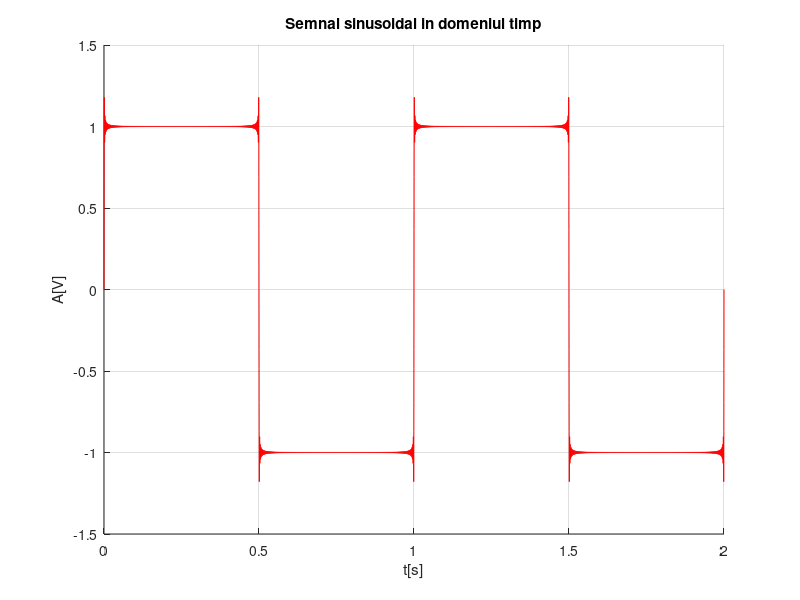
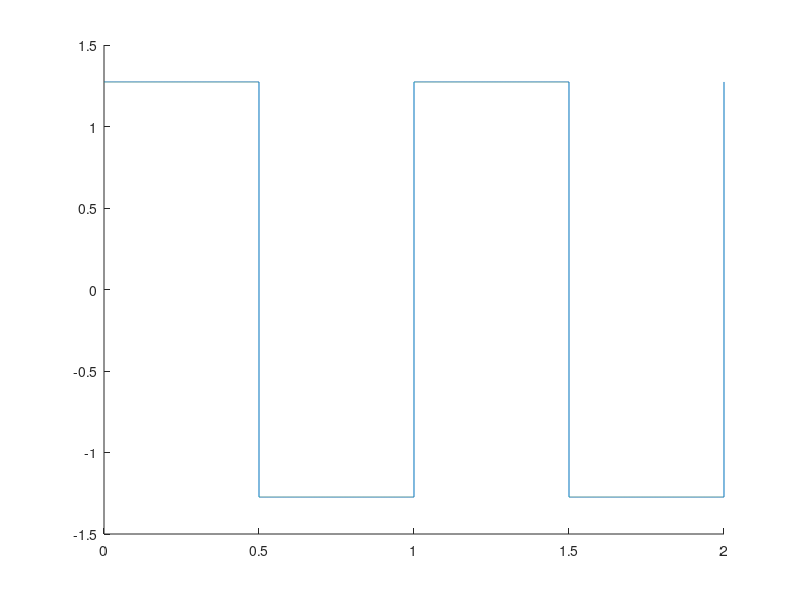

The MATLAB script that drew these images, in order:


clc
close all
clear

a = 1;
f0 = 1;

f1 = f0;
fs = 16000;
durata = 2;

s1 = 4*a/pi;
t = 0:1/fs:durata;
signal1 = s1*sin(2*pi*f0*t);

s3 = 4*a/(3*pi);
f3 = 3*f0; % k*f0

foo = s1*square(2*pi*f0*t);

%fourier_sum = signal1+signal2;

fourier_sum = 0;
harmonics = 500;
for k=1:harmonics

    % fenomen Gibbs

    if rem(k,2)==1
     sk = 4*a/(k*pi);
    fk = k*f0;

    signal_k = sk*sin(2*pi*fk*t);
    fourier_sum = fourier_sum + signal_k;
    end

end

figure(1)
hold on
plot(t,fourier_sum,"red")
grid on
title("Semnal sinusoidal in domeniul timp")
xlabel("t[s]")
ylabel("A[V]")
hold off 

figure(2)
hold on
plot(t,foo)
hold off

